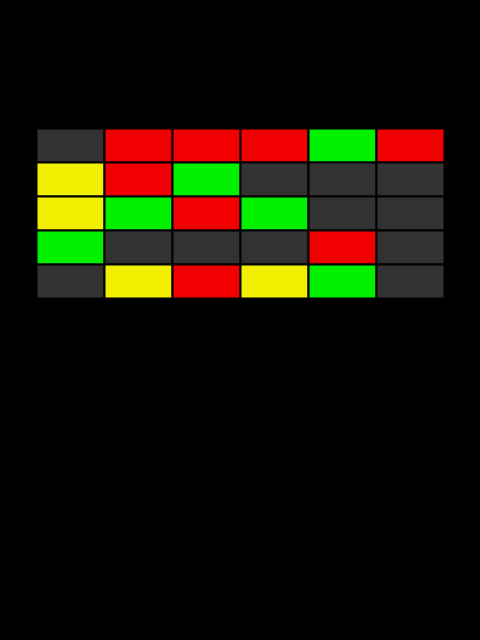
Frame 1 (no input)
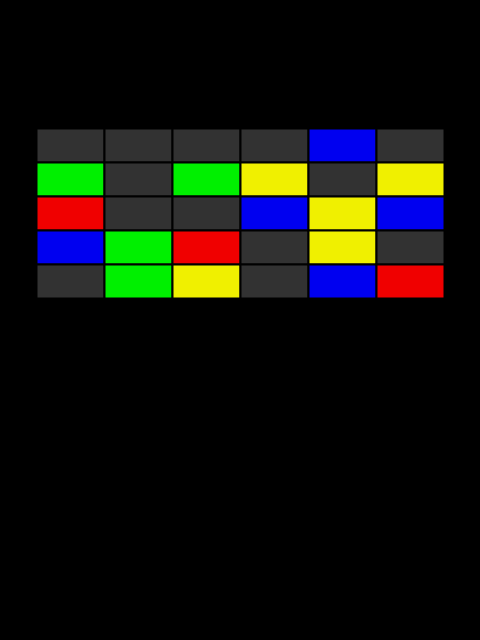
Frame 2 (the mouse pressed at the canvas centre, redrawn once)

The Processing sketch that drew these frames (run headless with seeded random() and noise(); the mouse was pressed at the canvas centre and the sketch redrawn once):

// Processing sketch: close_encounters_of_the_third_kind
// ── close_encounters_of_the_third_kind.pde
// Manuale di Programmazione Cinematografica
// Daniele Olmisani, 2015

// Close encounters of the third kind (1977)

final color PAPER = color(0);
final color INK = color(50);

final color[] INKS = new color[] {
  color(240, 0, 0),
  color(0, 240, 0),
  color(0, 0, 240),
  color(240, 240, 0)
};

final int COLS = 6;
final int ROWS = 5;

void setup() {
  size(480, 640);
  noLoop();
}

void draw() {
  
  float w = width/(COLS+1);
  float h = w/2.0;
  
  translate(width/2.0, height/3.0);
  
  background(PAPER);
  
  stroke(PAPER);
  strokeWeight(2.0);
  
  for (int i=0; i<COLS; i++) {
    for (int j=0; j<ROWS; j++) {
      
      if ((int)random(2) == 0) {
        fill(INKS[(int)random(INKS.length)]);
      } else {
        fill(INK);
      }

      rect(w*(i-COLS/2.0), h*(j-ROWS/2.0), w, h);
    }
  }
  
  save("close-encounters-of-the-third-kind.png");
}
